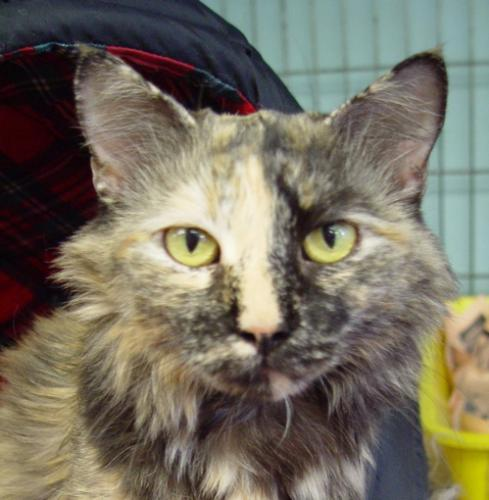
#> input picture 03 Deep Learning/PetImages/Cats/10.jpg, 489 x 500 px; its folder holds only this picture in this run
$ jupyter execute --allow-errors 'Week 02 Understanding the Concept - What'"'"'s your pet.ipynb'
#> lines starting #> are read from the running program, lines starting #| are printed output that depends on the picture
# Intro to Deep Learning

- Supervised Learning
- Logistic Regression
- Logistic Regression and Cost Function
- Gradient Descent
- Derivatives
- Logistic Regression and Gradient Descent
- Vectorisation

[cell 1]
import numpy as np
import os
import cv2
import matplotlib.pyplot as plt

[cell 2]
DATADIR = "PetImages"
CATEGORIES = ['Cats','Dogs']

for cat in CATEGORIES:
    path = os.path.join(DATADIR,cat)
    for img in os.listdir(path):
        img_array = cv2.imread(os.path.join(path, img), cv2.IMREAD_GRAYSCALE)
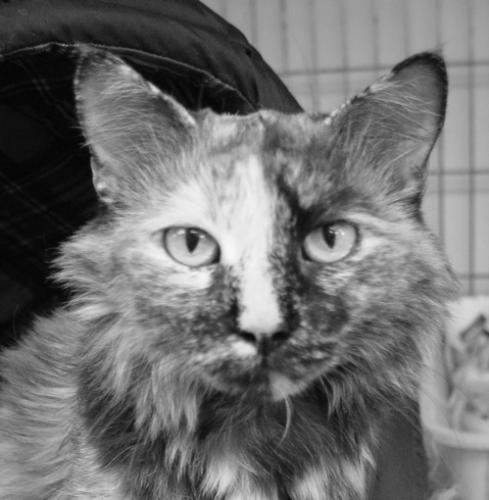
#> img_array: shape (500, 489); min 0, max 248, mean 111.9
        plt.imshow(img_array, cmap = 'gray')
        plt.show()

        break
    break

[cell 3]
img_array

[cell 4]
IMG_SIZE = 64

new_array = cv2.resize(img_array, (IMG_SIZE, IMG_SIZE))
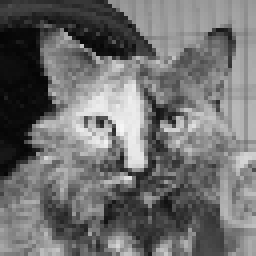
#> new_array: shape (64, 64) (shown 4 times larger); min 5, max 245, mean 111.7
plt.imshow(new_array, cmap='gray')
plt.show()

[cell 5]
#load dataset
training_data = []

def creating_training_data():
    for cat in CATEGORIES:
        path = os.path.join(DATADIR,cat)
        CLASS_NUM = CATEGORIES.index(cat)
        for img in os.listdir(path):
            try:
                img_array = cv2.imread(os.path.join(path, img), cv2.IMREAD_GRAYSCALE)
                new_array = cv2.resize(img_array, (IMG_SIZE, IMG_SIZE))
                training_data.append([new_array, CLASS_NUM])
            except Exception as e:
                pass
#> pass 2 of the loop in creating_training_data, `for cat in CATEGORIES:`:
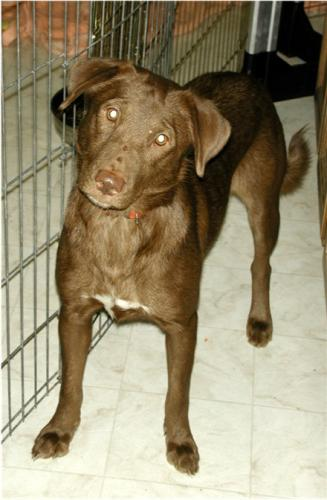
#> input picture 03 Deep Learning/PetImages/Dogs/1.jpg, 327 x 500 px
#> in creating_training_data, `img_array = cv2.imread(os.path.join(path, img), cv2.IMREAD_GRAYSCALE)`:
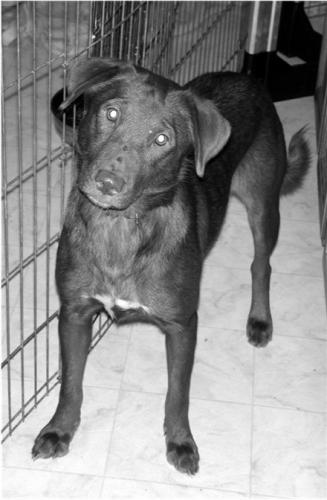
#> img_array: shape (500, 327); min 0, max 255, mean 139.3
#> in creating_training_data, `new_array = cv2.resize(img_array, (IMG_SIZE, IMG_SIZE))`:
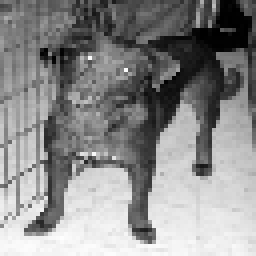
#> new_array: shape (64, 64) (shown 4 times larger); min 0, max 254, mean 138.3

creating_training_data()

[cell 6]
print(len(training_data))
#| 2

[cell 7]
training_data[:2]

[cell 8]
# import random

# random.shuffle(training_data)

[cell 9]
for sample in training_data[:10]:
    print(sample[1])
#> this loop made 2 passes
#| 0
#| 1

[cell 10]
X = []
y = []

for feature, label in training_data:
    X.append(feature)
    y.append(label)
#> this loop made 2 passes
#> label on passes 1 to 2: 0, 1
#> after the loop, X = 2 items; y = [0, 1]

X = np.array(X).reshape(-1, IMG_SIZE, IMG_SIZE,1)
y = np.array(y).reshape(1,-1)
#> y = [[0, 1]]

[cell 11]
y.shape
#> Out = (1, 2)

[cell 12]
len(X)
#> Out = 2

[cell 13]
X_train, X_test = X[:450], X[450:]; y_train, y_test = y[:,:450], y[:,450:]
#> after `X_train, X_test = (X[:450], X[450:])`: X_test = empty array
#> after `y_train, y_test = (y[:, :450], y[:, 450:])`: y_train = [[0, 1]]; y_test = empty array

[cell 14]
### START CODE HERE ### (≈ 3 lines of code)
m_train = y_train.shape[1]
#> m_train = 2
m_test = y_test.shape[1]
#> m_test = 0
num_px = X_train.shape[1]
#> num_px = 64
### END CODE HERE ###

print ("Number of training examples: m_train = " + str(m_train))
#| Number of training examples: m_train = 2
print ("Number of testing examples: m_test = " + str(m_test))
#| Number of testing examples: m_test = 0
print ("Height/Width of each image: num_px = " + str(num_px))
#| Height/Width of each image: num_px = 64
print ("Each image is of size: (" + str(num_px) + ", " + str(num_px) + ", 1)")
#| Each image is of size: (64, 64, 1)
print ("train_set_x shape: " + str(X_train.shape))
#| train_set_x shape: (2, 64, 64, 1)
print ("train_set_y shape: " + str(y_train.shape))
#| train_set_y shape: (1, 2)
print ("test_set_x shape: " + str(X_test.shape))
#| test_set_x shape: (0, 64, 64, 1)
print ("test_set_y shape: " + str(y_test.shape))
#| test_set_y shape: (1, 0)

[cell 15]
y_train.shape[1]
#> Out = 2

[cell 16]
# Reshape the training and test examples

train_set_x_flatten = X_train.reshape(X_train.shape[0], -1).T
#> train_set_x_flatten = 4096 pairs, first value 5 to 245, second value 0 to 254
#> (the rest of this cell did not finish here and is left out)

[cell 17]
train_set_x = train_set_x_flatten / 255.
#> train_set_x = 4096 pairs, first value 0.0196 to 0.961, second value 0 to 0.996
#> (the rest of this cell did not finish here and is left out)

# Building Algorithm

[cell 18]
# GRADED FUNCTION: sigmoid

def sigmoid(z):
    return 1 / (1 + np.exp(-z))

[cell 19]
print ("sigmoid(0) = " + str(sigmoid(0)))
print ("sigmoid(9.2) = " + str(sigmoid(9.2)))

[cell 20]
# GRADED FUNCTION: initialize_with_zeros

def initialize_with_zeros(dim):
    """
    This function creates a vector of zeros of shape (dim, 1) for w and initializes b to 0.

    Argument:
    dim -- size of the w vector we want (or number of parameters in this case)

    Returns:
    w -- initialized vector of shape (dim, 1)
    b -- initialized scalar (corresponds to the bias)
    """
    w = np.zeros(shape=(dim, 1))
    b = 0

    assert(w.shape == (dim, 1))
    assert(isinstance(b, float) or isinstance(b, int))

    return w, b

[cell 21]
dim = 2
w, b = initialize_with_zeros(dim)
print ("w = " + str(w))
print ("b = " + str(b))

[cell 22]
# GRADED FUNCTION: propagate

def propagate(w, b, X, Y):
    """
    Implement the cost function and its gradient for the propagation explained above

    Arguments:
    w -- weights, a numpy array of size (num_px * num_px * 3, 1)
    b -- bias, a scalar
    X -- data of size (num_px * num_px * 3, number of examples)
    Y -- true "label" vector (containing 0 if non-cat, 1 if cat) of size (1, number of examples)

    Return:
    cost -- negative log-likelihood cost for logistic regression
    dw -- gradient of the loss with respect to w, thus same shape as w
    db -- gradient of the loss with respect to b, thus same shape as b

    Tips:
    - Write your code step by step for the propagation
    """

    m = X.shape[1]

    # FORWARD PROPAGATION (FROM X TO COST)
    ### START CODE HERE ### (≈ 2 lines of code)
    A = sigmoid(np.dot(w.T, X) + b)  # compute activation
    cost = (- 1 / m) * np.sum(Y * np.log(A) + (1 - Y) * (np.log(1 - A)))  # compute cost
    ### END CODE HERE ###

    # BACKWARD PROPAGATION (TO FIND GRAD)
    ### START CODE HERE ### (≈ 2 lines of code)
    dw = (1 / m) * np.dot(X, (A - Y).T)
    db = (1 / m) * np.sum(A - Y)
    ### END CODE HERE ###

    assert(dw.shape == w.shape)
    assert(db.dtype == float)
    cost = np.squeeze(cost)
    assert(cost.shape == ())

    grads = {"dw": dw,
             "db": db}

    return grads, cost

[cell 23]
w, b, X, Y = np.array([[1], [2]]), 2, np.array([[1,2], [3,4]]), np.array([[1, 0]])
grads, cost = propagate(w, b, X, Y)
print ("dw = " + str(grads["dw"]))
print ("db = " + str(grads["db"]))
print ("cost = " + str(cost))

[cell 24]
# GRADED FUNCTION: optimize

def optimize(w, b, X, Y, num_iterations, learning_rate, print_cost = False):
    """
    This function optimizes w and b by running a gradient descent algorithm

    Arguments:
    w -- weights, a numpy array of size (num_px * num_px * 3, 1)
    b -- bias, a scalar
    X -- data of shape (num_px * num_px * 3, number of examples)
    Y -- true "label" vector (containing 0 if non-cat, 1 if cat), of shape (1, number of examples)
    num_iterations -- number of iterations of the optimization loop
    learning_rate -- learning rate of the gradient descent update rule
    print_cost -- True to print the loss every 100 steps

    Returns:
    params -- dictionary containing the weights w and bias b
    grads -- dictionary containing the gradients of the weights and bias with respect to the cost function
    costs -- list of all the costs computed during the optimization, this will be used to plot the learning curve.

    Tips:
    You basically need to write down two steps and iterate through them:
        1) Calculate the cost and the gradient for the current parameters. Use propagate().
        2) Update the parameters using gradient descent rule for w and b.
    """
#> called with w = array of shape (2, 1), b = 2, X = array of shape (2, 2), Y = array of shape (1, 2), num_iterations = 100, learning_rate = 0.009, print_cost = False

    costs = []

    for i in range(num_iterations):


        # Cost and gradient calculation (≈ 1-4 lines of code)
        ### START CODE HERE ###
        grads, cost = propagate(w, b, X, Y)
        ### END CODE HERE ###

        # Retrieve derivatives from grads
        dw = grads["dw"]
        db = grads["db"]

        # update rule (≈ 2 lines of code)
        ### START CODE HERE ###
        w = w - learning_rate * dw  # need to broadcast
        b = b - learning_rate * db
        ### END CODE HERE ###

        # Record the costs
        if i % 100 == 0:
            costs.append(cost)

        # Print the cost every 100 training examples
        if print_cost and i % 100 == 0:
            print ("Cost after iteration %i: %f" % (i, cost))

    params = {"w": w,
              "b": b}

    grads = {"dw": dw,
             "db": db}

    return params, grads, costs

[cell 25]
params, grads, costs = optimize(w, b, X, Y, num_iterations= 100, learning_rate = 0.009, print_cost = False)

print ("w = " + str(params["w"]))
print ("b = " + str(params["b"]))
print ("dw = " + str(grads["dw"]))
print ("db = " + str(grads["db"]))

[cell 26]
# GRADED FUNCTION: predict

def predict(w, b, X):
    '''
    Predict whether the label is 0 or 1 using learned logistic regression parameters (w, b)

    Arguments:
    w -- weights, a numpy array of size (num_px * num_px * 3, 1)
    b -- bias, a scalar
    X -- data of size (num_px * num_px * 3, number of examples)

    Returns:
    Y_prediction -- a numpy array (vector) containing all predictions (0/1) for the examples in X
    '''
#> called with w = array of shape (2, 1), b = 2, X = array of shape (2, 2)

    m = X.shape[1]
    Y_prediction = np.zeros((1, m))
    w = w.reshape(X.shape[0], 1)

    # Compute vector "A" predicting the probabilities of a cat being present in the picture
    ### START CODE HERE ### (≈ 1 line of code)
    A = sigmoid(np.dot(w.T, X) + b)
    ### END CODE HERE ###

    for i in range(A.shape[1]):
        # Convert probabilities a[0,i] to actual predictions p[0,i]
        ### START CODE HERE ### (≈ 4 lines of code)
        Y_prediction[0, i] = 1 if A[0, i] > 0.5 else 0
        ### END CODE HERE ###

    assert(Y_prediction.shape == (1, m))

    return Y_prediction
